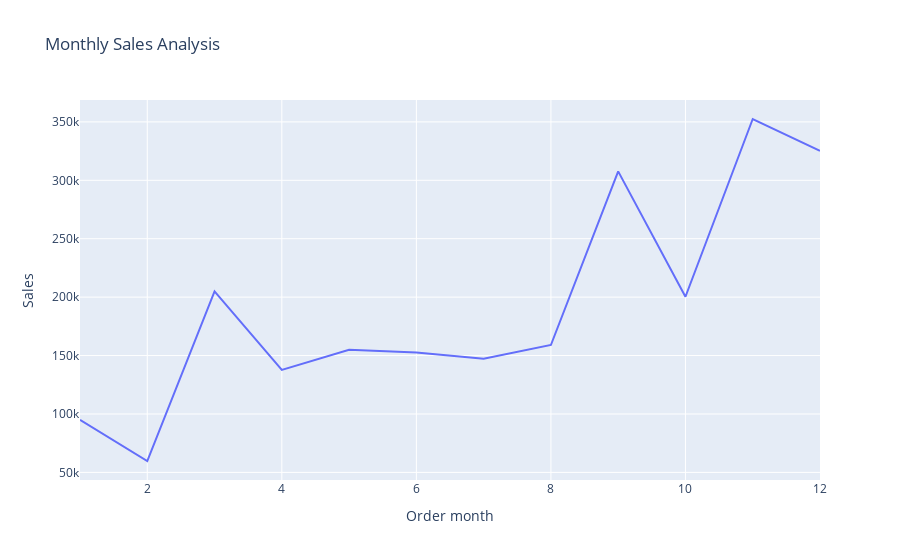

Notebook code for this chart:
### Markdown cell above
# Monthly Sales Analysis -->

### Code cell
sales_by_month = df.groupby("Order month").Sales.sum().reset_index()
fig = px.line(sales_by_month,
              x="Order month",
              y="Sales",
              title='Monthly Sales Analysis')

fig.show()

### Figure 1 — Plotly figure (JSON) as saved in the notebook; plotly's stock layout.template omitted (floating-point values rounded to 4 significant figures)
{"data": [{"hovertemplate": "Order month=%{x}<br>Sales=%{y}<extra></extra>", "legendgroup": "", "line": {"color": "#636efa", "dash": "solid"}, "marker": {"symbol": "circle"}, "mode": "lines", "name": "", "orientation": "v", "showlegend": false, "type": "scatter", "x": [1, 2, 3, 4, 5, 6, 7, 8, 9, 10, 11, 12], "xaxis": "x", "y": [94920.0, 59750.0, 205000.0, 137800.0, 155000.0, 152700.0, 147200.0, 159000.0, 307600.0, 200300.0, 352500.0, 325300.0], "yaxis": "y"}], "layout": {"legend": {"tracegroupgap": 0}, "title": {"text": "Monthly Sales Analysis"}, "xaxis": {"anchor": "y", "domain": [0, 1], "title": {"text": "Order month"}}, "yaxis": {"anchor": "x", "domain": [0, 1], "title": {"text": "Sales"}}}}
